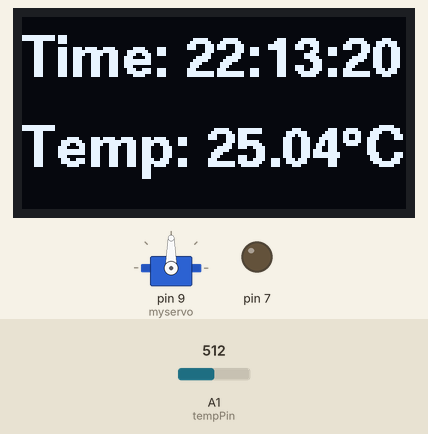
Simulated run of this sketch. Board: Arduino Uno, built with avr-gcc and run on an emulated ATmega328P. On the bench: servo, 128×64 one-colour display, output pins drawn as LEDs (lit = HIGH). The test bench sets the inputs (shaded band); at power-on: A1 (tempPin) = 512. The local clock reads 2024-03-15 10:24:30 at power-on unless the sketch sets it.

Above: at 1.2 s.
1.3 s: A1 (tempPin) set to 531
At 2.7 s:
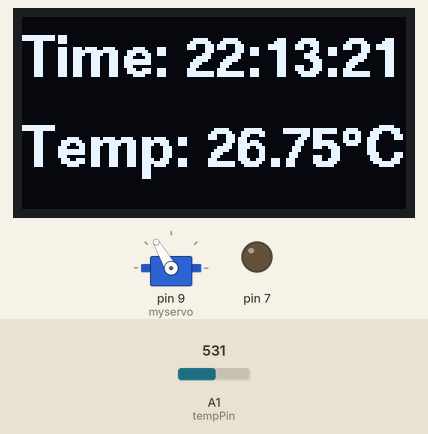
4.3 s: A1 (tempPin) set to 511
At 6.7 s:
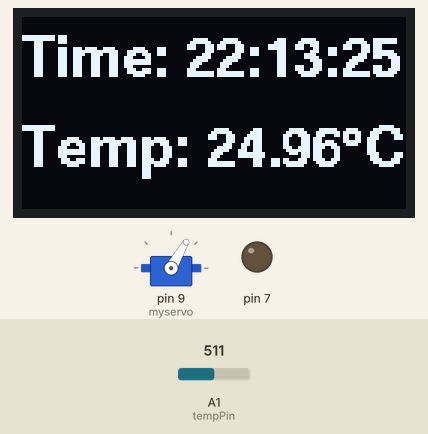
7.3 s: A1 (tempPin) set to 306
At 8.9 s:
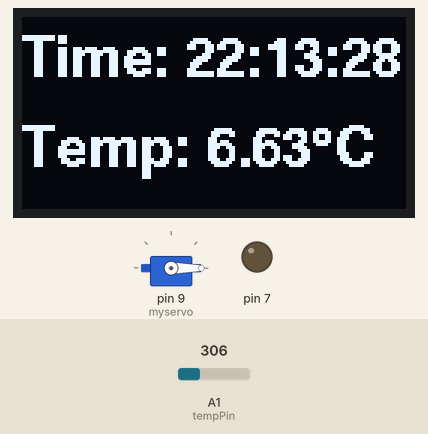
10.3 s: A1 (tempPin) set to 470
At 11.6 s:
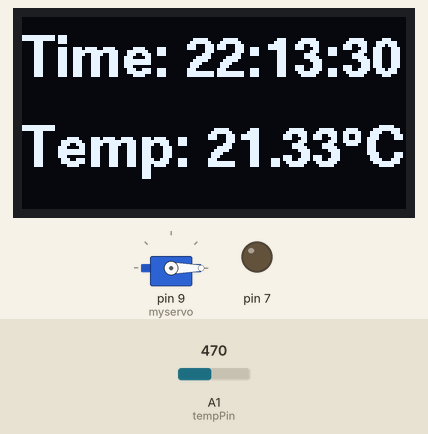
13.3 s: A1 (tempPin) set to 489
At 14.5 s:
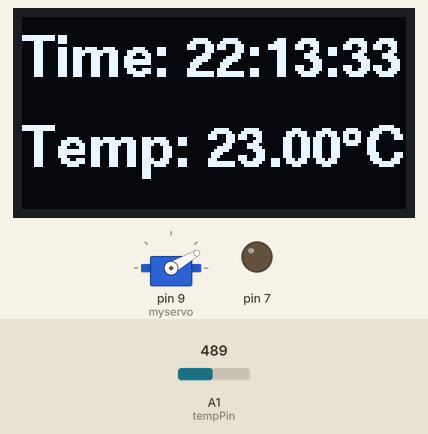
16.3 s: A1 (tempPin) set to 716
At 18.7 s:
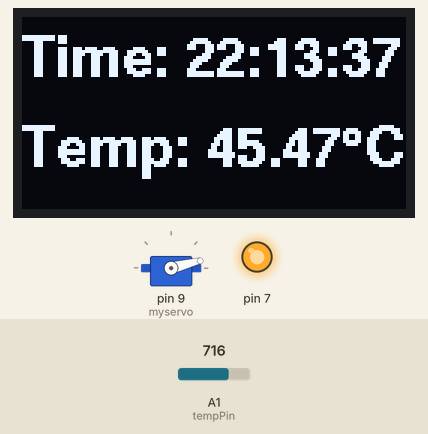
Timing chart, 0 to 20.2 s (numbered marks = the images above; inputs shaded):
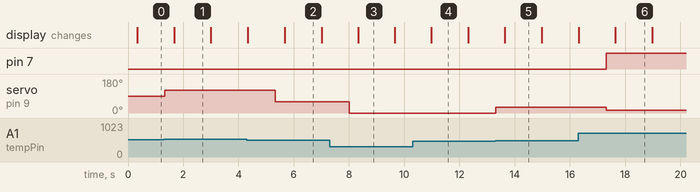

Measured:
- the behaviour switches between 522 and 523 on A1 (tempPin) (found by bisection; images 0 and 1)
- the behaviour switches between 488 and 489 on A1 (tempPin) (found by bisection; images 4 and 5)
- after the input at 1.3 s, servo on pin 9 (myservo): 90° → 120° at once
- after the input at 4.3 s, servo on pin 9 (myservo): 120° → 60° after 1.0 s
- after the input at 7.3 s, servo on pin 9 (myservo): 60° → 0° after 0.71 s
- after the input at 13.3 s, servo on pin 9 (myservo): 0° → 30° at once
- after the input at 16.3 s, pin 7: LOW → HIGH after 1.0 s; servo on pin 9 (myservo): 30° → 14° after 1.0 s

The sketch:

inlamning_clock_temp.ino
```cpp
/*
* Name: clock and temp project
* Author: Matiin Axner
* Date: 2024-10-10
* Description: This project uses a ds3231 to measure time and displays the time to an 1306 oled display,
* Further, it measures temprature with a analog temprature module and displays a mapped value to a 9g-servo-motor.
*It is also a extra fan that is cooling the temprature module when it gets to hot
*/

// Include Libraries
#include <RTClib.h>
#include <Wire.h>
#include "U8glib.h"
#include <Servo.h>

// Init constants
const int tempPin = A1;

// Init global variables
int pos = 0;
// construct objects
RTC_DS3231 rtc;
U8GLIB_SSD1306_128X64 u8g(U8G_I2C_OPT_NO_ACK);
Servo myservo;


void setup() {


  // oled screen fonts
  u8g.setFont(u8g_font_helvB14);


  // init communication
  Serial.begin(9600);
  Wire.begin();

  // Init Hardware
  rtc.begin();
  pinMode(tempPin, INPUT);
  myservo.attach(9);
  pinMode(7, OUTPUT);

  //Settings
  rtc.adjust(DateTime(F(__DATE__), F(__TIME__)));
}

void loop() {

  servoWrite(getTemp());
  oledWrite("Time: " + String(getTime()), "Temp: " + String(getTemp()) + String(char(176)) + "C");
  //Serial.println("Tiden är " + getTime());
  delay(1000);

  fan();
}


/*
*This function reads time from an ds3231 module and package the time as a String
*Parameters: Void
*Returns: time in hh:mm:ss as String
*/
String getTime() {

  DateTime now = rtc.now();
  return String(now.hour()) + ":" + String(now.minute()) + ":" + String(now.second());
}

/*
* This function reads an analog pin connected to an analog temprature sensor and calculates the corresponding temp
* It calculates from Kelvin and than to Celcius.
*Parameters: Void
*Returns: temprature as float
*/
float getTemp() {
  float temp = 0;
  float R1 = 10000;  // value of R1 on board
  float logR2, R2, T;
  float c1 = 0.001129148, c2 = 0.000234125, c3 = 0.0000000876741;  //steinhart-hart coeficients for thermistor

  int Vo = analogRead(tempPin);
  R2 = R1 * (1023.0 / (float)Vo - 1.0);  //calculate resistance on thermistor
  logR2 = log(R2);
  temp = (1.0 / (c1 + c2 * logR2 + c3 * logR2 * logR2 * logR2));  // temperature in Kelvin
  temp = temp - 273.15;                                           //convert Kelvin to Celcius

  return temp;
}

/*
* This function takes a string and draws it to an oled display
*Parameters: - text: String to write to display
*Returns: void
*/
void oledWrite(String text1, String text2) {
  u8g.firstPage();
  do {
    u8g.drawStr(0, 20, text1.c_str());
    u8g.drawStr(0, 50, text2.c_str());
  } while (u8g.nextPage());
}


/*
* takes a temprature value and maps it to corresponding degree on a servo
*Parameters: - value: temprature
*Returns: void
*/

void servoWrite(float value) {
  float pos = map(value, 22, 28, 0, 180);
  myservo.write(pos);
}

/*
 * This function checks the temperature using the `getTemp()` function.
 * If the temperature exceeds 28 degrees Celsius, it turns the fan on by
 * setting the digital output on pin 7 to HIGH. If the temperature is
 * 28 degrees or lower, it turns the fan off by setting the output to LOW.
 *Parameters: - none
 *Returns: void
*/
void fan() {
  if (getTemp() > 28) {
    digitalWrite(7, HIGH);
  } else {

    digitalWrite(7, LOW);
  }
}
```
